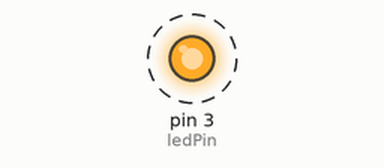
The sketch below on a simulated Arduino Uno, built with avr-gcc and run on an emulated ATmega328P. Parts: output pins drawn as LEDs (lit = HIGH). Dashed ring = blinking.

Above: at 0.5 s.
Timing chart, 0 to 4.6 s (numbered marks = the images above):
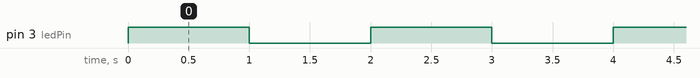

Measured:
- by itself, pin 3 (ledPin): alternates HIGH for 1.0 s and LOW for 1.0 s

The sketch:

sketch_jun16a.ino
```cpp
// Include the Arduino IDE's built-in LED library
#include <Arduino.h>
// Define the pin for the LED
const int ledPin = 3;
// The setup function runs once when the Arduino is powered on or reset
void setup() {
  // Set the pin for the LED as an output
  pinMode(ledPin, OUTPUT);
}
// The loop function runs repeatedly forever
void loop() {
  // Turn on the LED
  digitalWrite(ledPin, HIGH);
  // Wait for one second
  delay(1000);
  // Turn off the LED
  digitalWrite(ledPin, LOW);
  // Wait for one second
  delay(1000);
}
```
